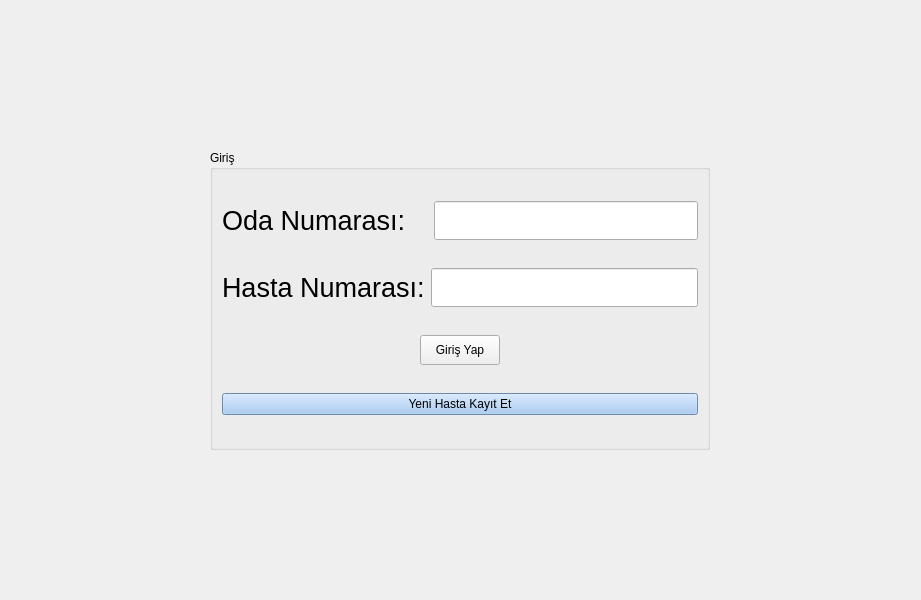
<?xml version="1.0" encoding="UTF-8"?>
<ui version="4.0">
 <class>Login</class>
 <widget class="QMainWindow" name="Login">
  <property name="geometry">
   <rect>
    <x>0</x>
    <y>0</y>
    <width>921</width>
    <height>600</height>
   </rect>
  </property>
  <property name="windowTitle">
   <string>Login</string>
  </property>
  <property name="styleSheet">
   <string notr="true"/>
  </property>
  <widget class="QWidget" name="centralwidget">
   <property name="styleSheet">
    <string notr="true"/>
   </property>
   <layout class="QGridLayout" name="gridLayout_2">
    <item row="0" column="0">
     <layout class="QVBoxLayout" name="verticalLayout">
      <property name="spacing">
       <number>0</number>
      </property>
      <property name="leftMargin">
       <number>200</number>
      </property>
      <property name="rightMargin">
       <number>200</number>
      </property>
      <item>
       <widget class="QGroupBox" name="groupBox">
        <property name="maximumSize">
         <size>
          <width>500</width>
          <height>300</height>
         </size>
        </property>
        <property name="title">
         <string>Giriş</string>
        </property>
        <layout class="QGridLayout" name="gridLayout">
         <item row="0" column="0">
          <layout class="QHBoxLayout" name="horizontalLayout">
           <item>
            <widget class="QLabel" name="label_room">
             <property name="sizePolicy">
              <sizepolicy hsizetype="Minimum" vsizetype="Minimum">
               <horstretch>0</horstretch>
               <verstretch>0</verstretch>
              </sizepolicy>
             </property>
             <property name="font">
              <font>
               <family>System-ui</family>
               <pointsize>20</pointsize>
              </font>
             </property>
             <property name="text">
              <string>Oda Numarası:   </string>
             </property>
             <property name="buddy">
              <cstring>lineEdit_room</cstring>
             </property>
            </widget>
           </item>
           <item>
            <widget class="QLineEdit" name="lineEdit_room">
             <property name="font">
              <font>
               <family>System-ui</family>
               <pointsize>20</pointsize>
              </font>
             </property>
            </widget>
           </item>
          </layout>
         </item>
         <item row="2" column="0" alignment="Qt::AlignHCenter">
          <widget class="QPushButton" name="pushButton_login">
           <property name="maximumSize">
            <size>
             <width>100</width>
             <height>30</height>
            </size>
           </property>
           <property name="cursor">
            <cursorShape>PointingHandCursor</cursorShape>
           </property>
           <property name="layoutDirection">
            <enum>Qt::LeftToRight</enum>
           </property>
           <property name="styleSheet">
            <string notr="true"/>
           </property>
           <property name="text">
            <string>Giriş Yap</string>
           </property>
          </widget>
         </item>
         <item row="1" column="0">
          <layout class="QHBoxLayout" name="horizontalLayout_2">
           <item>
            <widget class="QLabel" name="label_patient">
             <property name="sizePolicy">
              <sizepolicy hsizetype="Minimum" vsizetype="Minimum">
               <horstretch>0</horstretch>
               <verstretch>0</verstretch>
              </sizepolicy>
             </property>
             <property name="font">
              <font>
               <family>System-ui</family>
               <pointsize>20</pointsize>
              </font>
             </property>
             <property name="text">
              <string>Hasta Numarası:</string>
             </property>
             <property name="buddy">
              <cstring>lineEdit_room</cstring>
             </property>
            </widget>
           </item>
           <item>
            <widget class="QLineEdit" name="lineEdit_patient">
             <property name="font">
              <font>
               <family>System-ui</family>
               <pointsize>20</pointsize>
              </font>
             </property>
             <property name="text">
              <string/>
             </property>
            </widget>
           </item>
          </layout>
         </item>
         <item row="3" column="0">
          <widget class="QPushButton" name="pushButton">
           <property name="cursor">
            <cursorShape>PointingHandCursor</cursorShape>
           </property>
           <property name="styleSheet">
            <string notr="true">background-color: rgb(153, 193, 241);</string>
           </property>
           <property name="text">
            <string>Yeni Hasta Kayıt Et</string>
           </property>
          </widget>
         </item>
        </layout>
       </widget>
      </item>
     </layout>
    </item>
   </layout>
  </widget>
  <widget class="QMenuBar" name="menubar">
   <property name="geometry">
    <rect>
     <x>0</x>
     <y>0</y>
     <width>921</width>
     <height>23</height>
    </rect>
   </property>
  </widget>
 </widget>
 <resources/>
 <connections/>
</ui>
